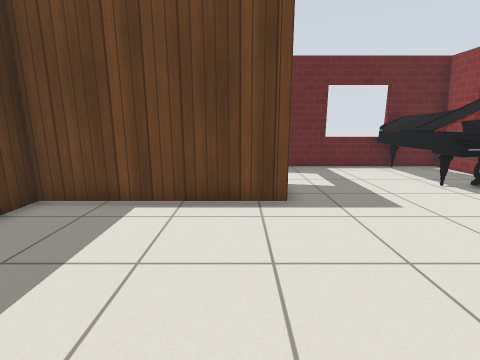
view 1 (above)

19 first-person views from a walk through a Gazebo world. The camera is 1 m above the floor, tilts 12° down and sees 85° across. The floor is counted in squares, 0.5 m on a side. Each view is taken from the middle of a square. On the plan, view 1 faces up. The plan holds only what a view shows up to about 16 squares ahead; the rest is blank. Simple patterns stand in for the simulator's built-in surfaces. Simple shapes stand in for some stock models. Some surface patterns are stand-ins.

view 2
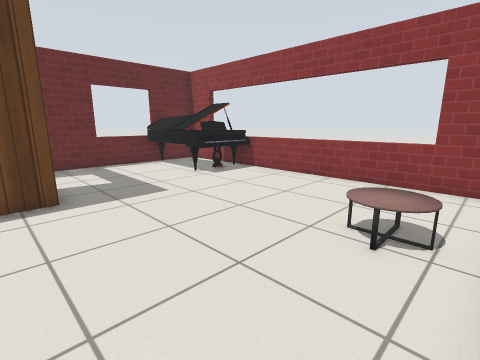

view 3
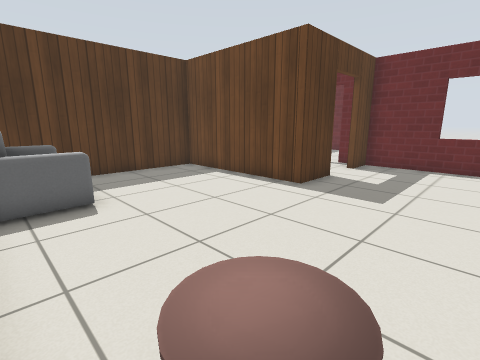

view 4
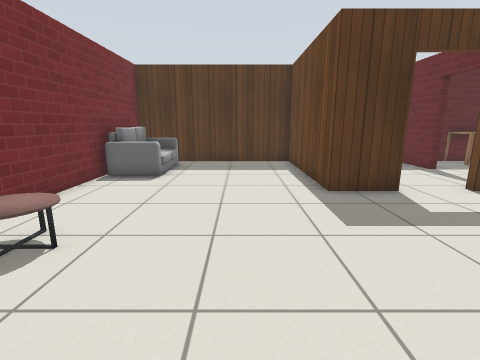

view 5
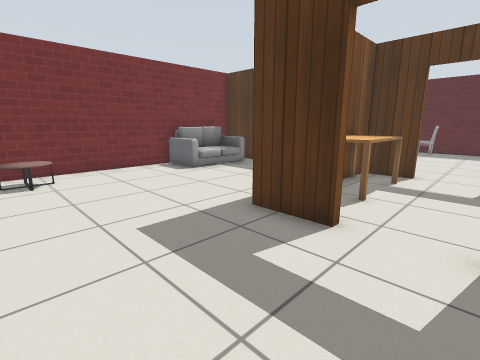

view 6
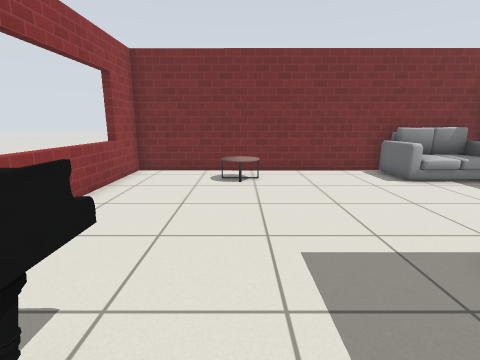

view 7
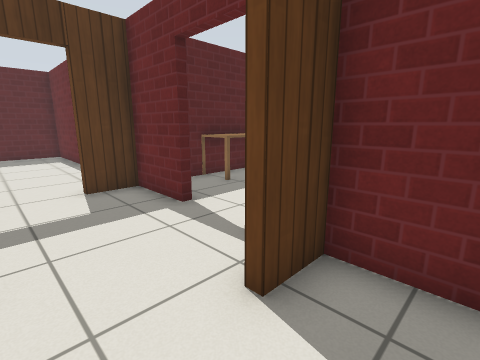

view 8
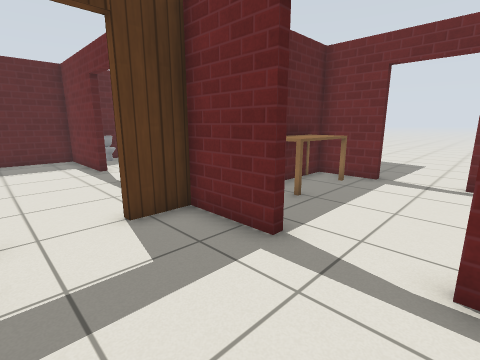

view 9
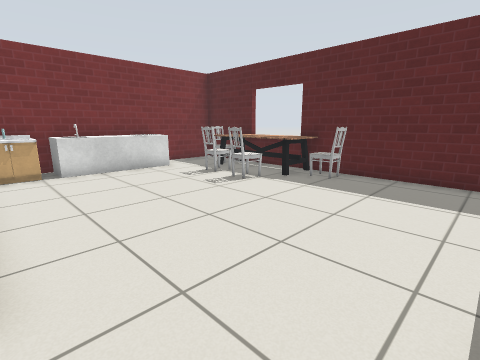

view 10
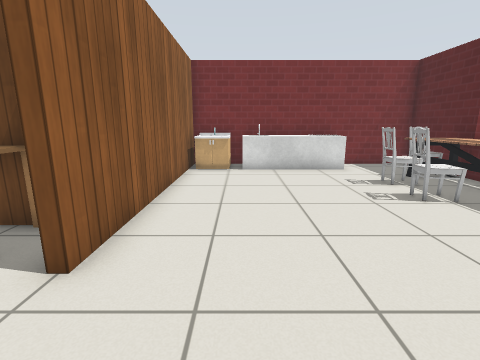

view 11
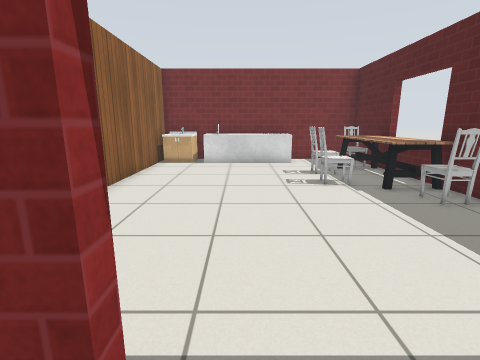

view 12
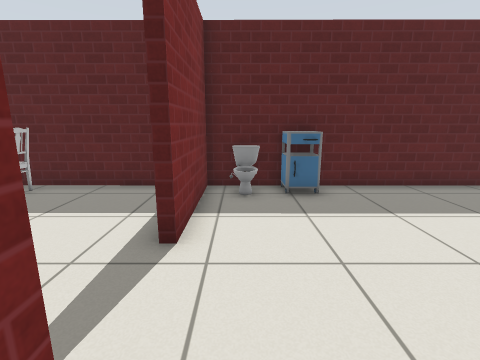

view 13
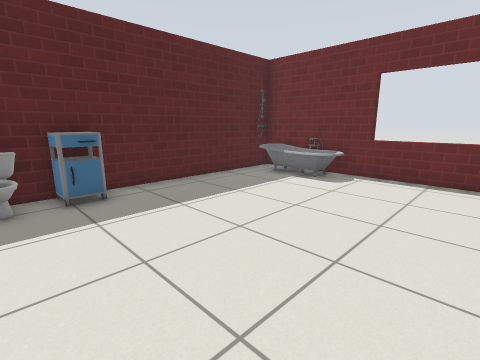

view 14
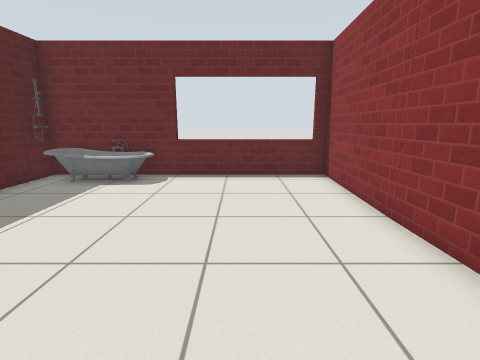

view 15
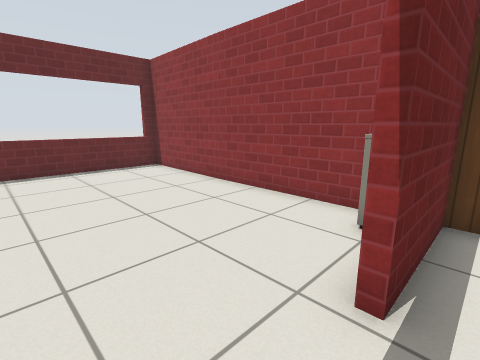

view 16
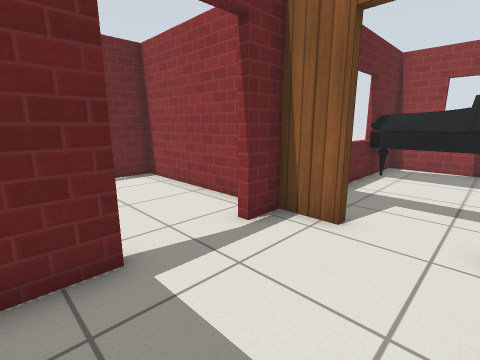

view 17
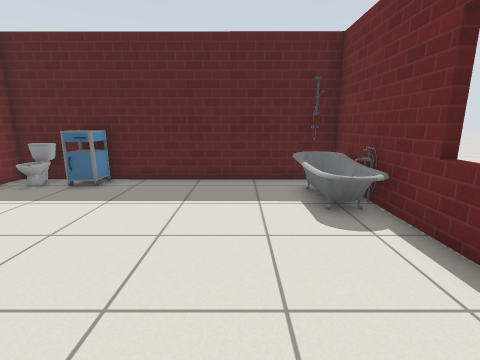

view 18
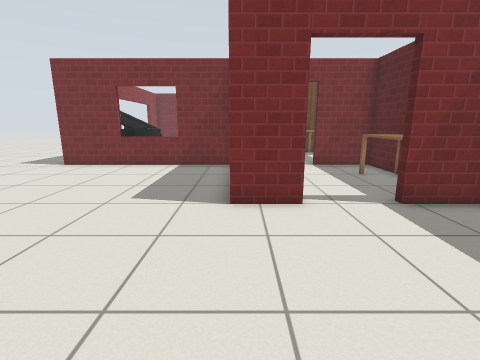

view 19
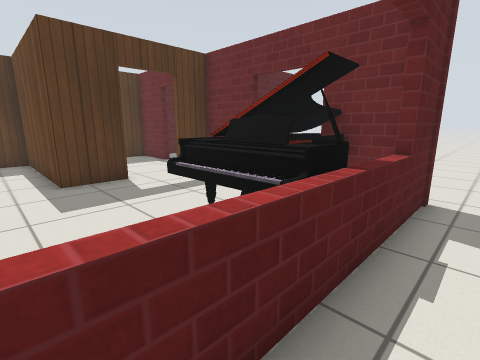

### Floor plan
Points are (right, up) in squares from view 1. A wall is a line through its corners. A room is listed if a view was taken in it or the views show most of it. See-through windows are left out.
Room 1 (views 1, 2, 3, 4, 5, 6, 7)
walls: (1.3, 8.9) (1.3, 6.7) (-1.5, 6.7); (-3.4, 6.7) (-5.4, 6.7) (-5.4, -1.4) (9.5, -1.4) (9.5, 12.6) (1.3, 12.6) (1.3, 11.1)
ways out: open door at (1, 10) to room 2
objects: sofa (-4, -1) to (-1, 1); coffee table (5, 0) to (5, 1); other object (7, 8) to (9, 12)
Room 2 (views 8, 16)
walls: (-2.7, 12.6) (-5.4, 12.6) (-5.4, 11.1); (1, 11.1) (1, 12.6) (-0.1, 12.6); (-5.4, 8.8) (-5.4, 7) (-3.4, 7)
ways out: open door at (1, 10) to room 1; open door at (-5.5, 10) to room 3; open door at (-1.5, 13) to room 4
objects: table (-4, 7) to (-1, 8)
Room 3 (views 9, 10, 15)
walls: (-5.7, 0.6) (-5.7, 8.8); (-6.9, -1.4) (-5.6, -1.4); (-12.2, 12.6) (-16.5, 12.6) (-16.6, -1.4) (-11.1, -1.4); (-5.7, 12.1) (-5.7, 12.6) (-9.3, 12.6)
ways out: open door at (-5.5, 10) to room 2; open door at (-11, 13) to room 4
objects: chair (-16, 1) to (-15, 2); dining table (-16, 3) to (-15, 6); chair (-16, 7) to (-15, 8); chair (-14, 3) to (-13, 3); chair (-14, 5) to (-13, 5); counter (-12, -1) to (-8, 0); sink (-8, -1) to (-6, 0); side table (-7, 13) to (-7, 14)
Room 4 (views 11, 12, 13, 14, 17)
walls: (-5.7, 18.4) (-5.7, 24.5) (-16.5, 24.5) (-16.5, 12.9) (-12.2, 12.9); (-5.4, 14.6) (-5.4, 12.9) (-2.7, 12.9); (-9.3, 12.9) (-8.8, 12.9); (-5.7, 14) (-5.7, 14.5); (-3.1, 19.3) (-5.4, 19.3); (1, 14) (1, 19.3) (-0.6, 19.3)
ways out: open door at (-1.5, 13) to room 2; open door at (-11, 13) to room 3; open door at (-1.8, 19.4) to room 5
objects: toilet (-16, 14) to (-15, 14); side table (-16, 16); bathtub (-16, 23) to (-12, 24); table (-5, 15) to (-4, 18)
Room 5 (view 18)
walls: (-0.6, 19.6) (1.3, 19.6); (1.3, 16.8) (1.3, 16.1); (1.5, 12.9) (9.8, 12.9); (-5.1, 19.6) (-3.1, 19.6)
ways out: open door at (-1.8, 19.4) to room 4; opening at (11, 12) to room 6
Room 6 (view 19)
walls: (9.8, 12.9) (9.8, 4.9)
ways out: opening at (11, 12) to room 5

Positions as (right, up) in squares from view 1, and headings:
1: (0, 0), facing up
2: (0, -1), facing up-right
3: (6, -1), facing up-left
4: (9, 4), facing left
5: (6, 11), facing down-left
6: (5, 10), facing down
7: (3, 9), facing up-left
8: (0, 9), facing up-left
9: (-6, 12), facing down-left
10: (-8, 12), facing down
11: (-10, 14), facing down
12: (-8, 14), facing left
13: (-8, 14), facing up-left
14: (-9, 14), facing up
15: (-12, 12), facing up-right
16: (-4, 9), facing up-right
17: (-7, 21), facing left
18: (1, 26), facing down
19: (11, 5), facing up-left
